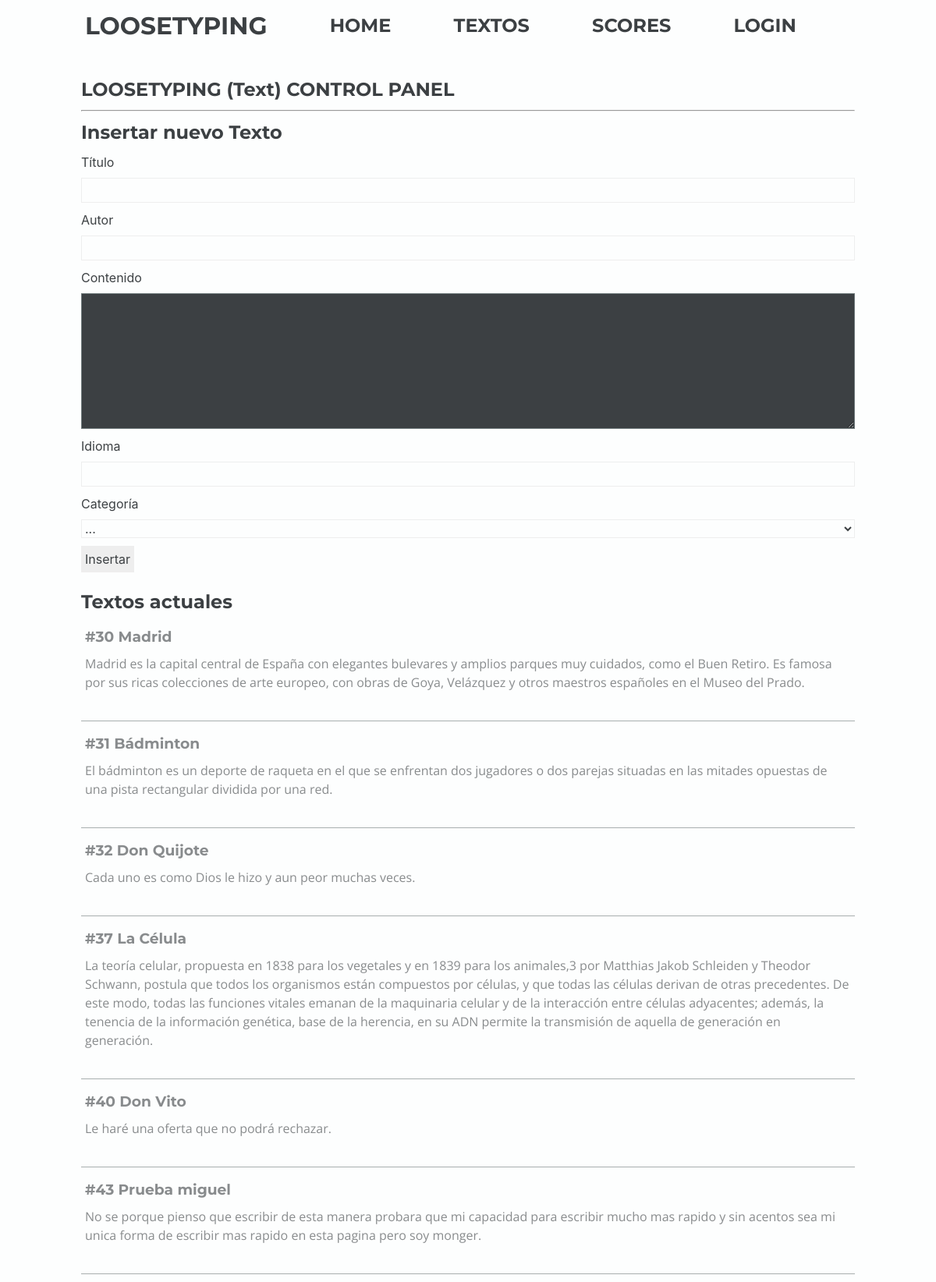
Screenshot of /views/paneltextos.php with the database file from the repository.
### tables this page shows
CREATE TABLE `textos` (
  `id` int(11) NOT NULL,
  `tit_text` varchar(50) DEFAULT NULL,
  `txt_text` text DEFAULT NULL,
  `lang_text` varchar(50) DEFAULT NULL,
  `id_cat` int(11) DEFAULT NULL,
  `ori_text` varchar(150) DEFAULT NULL,
  `created_at` timestamp NOT NULL DEFAULT current_timestamp() ON UPDATE current_timestamp()
);

### public_html/private/model/dao/daoText.php (called while the page is built, shortened)
<?php
class DaoText
{
    public static function getAllTexts()
    {
        $db= DbConnection::getInstance();
        $query = "SELECT * from textos";
        $commit=$db->prepare($query);
        $commit->execute();
        $arr=$commit->fetchAll();
        return $arr;
    }
}

### public_html/views/paneltextos.php (the view, shortened to what this page needs)
<?php
include("../private/model/text.php");
$texts = Text::getAllTexts();
?>
<!DOCTYPE html>
<html lang='es' dir='ltr'>
<head>
    <link rel="stylesheet" href="../css/reboot.css">
    <?php include "../includes/general-head.php" ?>
</head>
<body>
    <main>
        <?php include "../includes/nav.php";?>
        <section>
            <h1>LOOSETYPING (Text) CONTROL PANEL</h1>
            <hr>
            <div id="ins-text">
                <h1><span class="ec ec-new"></span>
                    Insertar nuevo Texto</h1>
                <form
                    action="<?php echo $_SERVER['PHP_SELF'] ?>"
                    method="POST">
                    <ul class="tb-no-decor">
                        <li class="li-label-input"><label for="titulo">Título</label><input name="titulo" type="text">
                        </li>
                        <li class="li-label-input"><label for="autor">Autor</label><input name="autor" type="text"></li>
                        <li class="li-label-input"><label for="contenido">Contenido</label><textarea name="contenido"
                                rows="7"></textarea>
                        </li>
                        <li class="li-label-input"><label for="lang">Idioma</label><input name="lang" type="text"></li>
                        <li class="li-label-input"><label for="categoria">Categoría</label><select name="categoria">
                                <option value=0>...</option>
                            </select>
                        <li><input class="button" type="submit" value="Insertar"></li>
                    </ul>
                </form>
            </div>
            <div id="all-text">
                <h1>Textos actuales</h1>
                <?php
            foreach ($texts as $text) {
                echo $text->imprimir();
            }
            ?>
            </div>
        </section>
    </main>
</body>
</html>

### public_html/private/model/text.php (shortened to what this page needs)
<?php
include_once('dao/daoText.php');
class Text
{
    private $id;
    private $titText;
    private $txtText;
    public function __construct($id="", $titText="", $txtText="", $lang="", $idCat="", $autorText="", $createdAt="")
    {
        $this->id=$id;
        $this->titText=$titText;
        $this->txtText=$txtText;
    }
    public static function getAllTexts()
    {
        $daoResult = DaoText::getAllTexts();
        $texts = array();
        foreach ($daoResult as $daoText) {
            array_push($texts, new Text($daoText['id'], $daoText['tit_text'], $daoText['txt_text'], $daoText['lang_text'], $daoText['id_cat'], $daoText['ori_text'], $daoText['created_at']));
        }
        return $texts;
    }
    public function imprimir()
    {
        $rand = rand(0, 1000000);
        $html="";
        $html.=" <div id='{$rand}' class='custom-text-container'>";
        $html.=" <h3>#{$this->id}  {$this->titText}</h3>";
        $html.="<p>{$this->txtText}</p>";
        $html.="<p class='button-text-container'><span onclick='deleteText({$rand},{$this->id})' class='ec ec-negative-squared-cross-mark'></span><a href='actualizarTexto.php?text=".$this->id."'><span class='ec ec-currency-exchange'></span></a>
        </p>";
        $html.="</div>";
        return $html;
    }
}

### public_html/css/reboot.css (style rules this page uses)
*, *::before, *::after { box-sizing: border-box; }
html { font-family: sans-serif; line-height: 1.15; -webkit-text-size-adjust: 100%; -ms-text-size-adjust: 100%; -ms-overflow-style: scrollbar; -webkit-tap-highlight-color: transparent; }
article, aside, dialog, figcaption, figure, footer, header, hgroup, main, nav, section { display: block; }
body { margin: 0; font-family: -apple-system, BlinkMacSystemFont, "Segoe UI", Roboto, "Helvetica Neue", Arial, sans-serif, "Apple Color Emoji", "Segoe UI Emoji", "Segoe UI Symbol"; font-size: 1rem; font-weight: normal; line-height: 1.5; color: #212529; text-align: left; background-color: #fff; }
hr { box-sizing: content-box; height: 0; overflow: visible; }
h1, h2, h3, h4, h5, h6 { margin-top: 0; margin-bottom: 0.5rem; }
p { margin-top: 0; margin-bottom: 1rem; }
ol, ul, dl { margin-top: 0; margin-bottom: 1rem; }
a, area, button, [role="button"], input:not([type="range"]), label, select, summary, textarea { -ms-touch-action: manipulation; touch-action: manipulation; }
label { display: inline-block; margin-bottom: 0.5rem; }
input, button, select, optgroup, textarea { margin: 0; font-family: inherit; font-size: inherit; line-height: inherit; }
button, input { overflow: visible; }
button, select { text-transform: none; }
button, html [type="button"], [type="reset"], [type="submit"] { -webkit-appearance: button; }
textarea { overflow: auto; resize: vertical; }

### public_html/css/general.css (style rules this page uses)
* { color: #3c4043; }
body { background-color: #fdfefe; }
h1, h2, h3, h4 { font-family: "Montserrat", sans-serif; font-weight: bold; color: #3c4043; }
p, span { font-family: "Open Sans", sans-serif; }
section { max-width: 992px; margin: 0 auto; padding: 30px 0 0 0; }
.custom-text-container { width: 100%; padding: 5px; border-bottom: 1px solid #707b7c; opacity: 0.6; margin-bottom: 10px; display: flex; flex-direction: column; }
input[type="text"], input[type="email"], input[type="password"] { border: 1px solid #eee; color: #3c4043; background-color: #fdfefe; padding: 3px 7px 3px; }
input[type="button"], input[type="submit"], button { background-color: #eee; border: none; padding: 5px; }
select { border: 1px solid #eee; background-color: #fdfefe; }
.button { padding: 5px 10px; background-color: #eee; border: none; color: #3c4043; }
.tb-no-decor { list-style-type: none; padding: 0; }
.li-label-input { display: flex; flex-direction: column; margin-bottom: 10px; }
#all-text { margin-top: 20px; }
textarea { background-color: #3c4043; border: 1px solid #707b7c; }

### public_html/css/darkmode.css (style rules this page uses)
* { color: #fdfefe; }
body { background-color: #3c4043; }
h1, h2, h3, h4, p, span { color: #fdfefe; }
input[type="text"], input[type="email"], input[type="password"] { border: 1px solid #707b7c; color: #fdfefe; background-color: #3c4043; }
input[type="button"], input[type="submit"], button { background-color: #707b7c; border: none; }
select { border: 1px solid #707b7c; background-color: #3c4043; }
.button { padding: 5px 10px; color: #fdfefe; border: none; background-color: #707b7c; }

### rows the page displays
textos: id "30", tit_text "Madrid", txt_text "Madrid es la capital central de España con elegantes bulevares y amplios parques muy cuidados, como el Buen Retiro. Es famosa por sus ricas colecciones de arte europeo, con obras de Goya, Velázquez y otros maestros españoles en el Museo del Prado."
textos: id "31", tit_text "Bádminton", txt_text "El bádminton es un deporte de raqueta en el que se enfrentan dos jugadores o dos parejas situadas en las mitades opuestas de una pista rectangular dividida por una red."
textos: id "32", tit_text "Don Quijote", txt_text "Cada uno es como Dios le hizo y aun peor muchas veces."
textos: id "37", tit_text "La Célula", txt_text "La teoría celular, propuesta en 1838 para los vegetales y en 1839 para los animales,3 por Matthias Jakob Schleiden y Theodor Schwann, postula que todos los organismos están compuestos por células, y que todas las células derivan de otras precedentes. De este modo, todas las funciones vitales emanan de la maquinaria celular y de la interacción entre células adyacentes; además, la tenencia de la información genética, base de la herencia, en su ADN permite la transmisión de aquella de generación en generación."
textos: id "40", tit_text "Don Vito", txt_text "Le haré una oferta que no podrá rechazar."
textos: id "43", tit_text "Prueba miguel", txt_text "No se porque pienso que escribir de esta manera probara que mi capacidad para escribir mucho mas rapido y sin acentos sea mi unica forma de escribir mas rapido en esta pagina pero soy monger."
